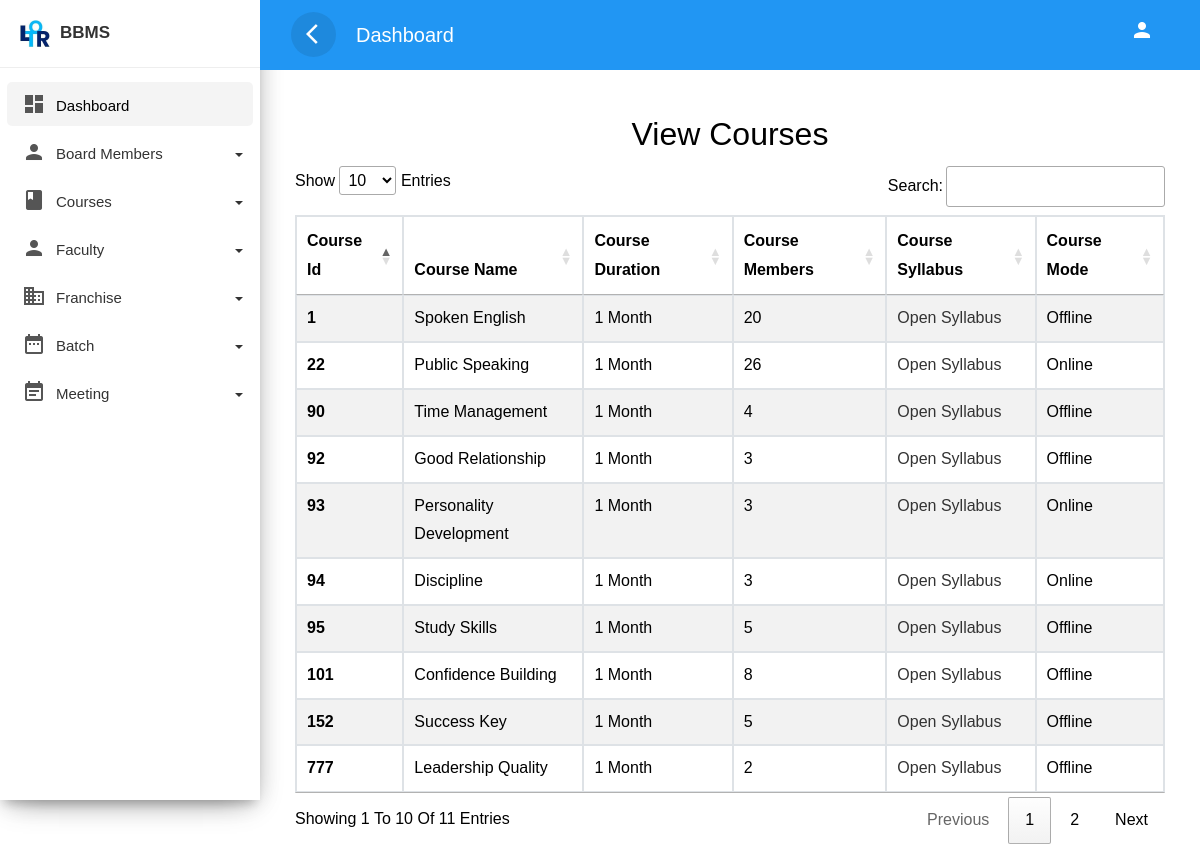
Page /ppsltor/Student/viewcourses.php on the committed database.
### tables this page shows
CREATE TABLE `course` (
  `t_id` int(11) NOT NULL,
  `t_name` varchar(255) NOT NULL,
  `t_duration` varchar(20) NOT NULL,
  `t_member` int(11) NOT NULL,
  `t_image` varchar(255) NOT NULL,
  `t_syllabus` text NOT NULL,
  `t_mode` varchar(20) NOT NULL,
  `status` int(11) DEFAULT 1
);

### ppsltor/Student/viewcourses.php (the view, shortened to what this page needs)
<!doctype html>
<html lang="en">
<head>
  <link rel="stylesheet" href="css/bootstrap.min.css">
  <link rel="stylesheet" href="css/style.css">
  <link rel="stylesheet" href="//cdn.datatables.net/1.13.6/css/jquery.dataTables.min.css">
</head>
<body>
  <div class="wrapper">
    <?php require 'sidebar.php' ?>
    <div id="content" style="background-color:white;">
      <div class="top-navbar">
        <nav class="navbar navbar-expand-lg">
          <div class="container-fluid">
            <button type="button" id="sidebarCollapse" class="d-xl-block d-lg-block d-md-mone d-none">
              <span class="material-icons">arrow_back_ios</span>
            </button>
            <a class="navbar-brand" href="#"> Dashboard </a>
            <div class="collapse navbar-collapse d-lg-block d-xl-block d-sm-none d-md-none d-none" id="navbarSupportedContent">
              <ul class="nav navbar-nav ml-auto">
                <li class="nav-item">
                  <a class="nav-link" href="#">
                    <span class="material-icons">person</span>
                  </a>
                </li>
              </ul>
            </div>
          </div>
        </nav>
      </div>
      <div class="main-content">
        <div class="container">
          <h2 class="text-center">View Courses</h2>
          <table class="table table-striped table-bordered mt-10" id="myTable">
            <thead>
              <tr>
                <th scope="col">Course Id</th>
                <th scope="col">Course Name</th>
                <th scope="col">Course Duration</th>
                <th scope="col">Course Members</th>
                <th scope="col">Course Syllabus</th>
                <th scope="col">Course Mode</th>
              </tr>
            </thead>
            <tbody>
              <?php
              require 'connection.php';
              $sql = "select * from course";
              $result = mysqli_query($con, $sql);
              if ($result) {
                while ($row = mysqli_fetch_assoc($result)) {
                  $srno = $row['t_id'];
                  $name = $row['t_name'];
                  $class = $row['t_duration'];
                  $members = $row['t_member'];
                  $syllabus = $row['t_syllabus'];
                  $mode = $row['t_mode'];
                  echo '<tr>
                <th scope="row">' . $srno . '</th>
                <td>' . $name . '</td>
                <td>' . $class . '</td>
                <td>' . $members . '</td>
                <td><a href="../admin/' . $syllabus . '" target="_blank">Open Syllabus</a></td>
                <td>' . $mode . '</td>
                </tr>';
                }
              }
              ?>
            </tbody>
          </table>
        </div>
      </div>
    </div>
  </div>
</body>
</html>

### ppsltor/Student/css/style.css (style rules this page uses)
body, html { line-height: 1.8; font-family: 'Cambria', sans-serif; color: black; text-transform:capitalize; text-rendering: optimizeLegibility !important; -webkit-font-smoothing: antialiased !important; font-weight: 400; margin:0px; padding:0px; }
h1, h2, h3, h4, h5, h6, .h1, .h2, .h3, .h4 { font-weight: 400; line-height: 1.5em; }
a { color: #333; font-weight: 400; }
button { cursor:pointer; }
ul, ol { padding: 0; margin:0px; list-style: none; }
a, a:hover, a:focus { color: #333; text-decoration: none; transition: all 0.3s; }
.material-icons { font-family: 'Material Icons'; font-weight: normal; font-style: normal; font-size: 24px; display: inline-block; line-height: 1; text-transform: none; letter-spacing: normal; word-wrap: normal; white-space: nowrap; direction: ltr; -webkit-font-smoothing: antialiased; text-rendering: optimizeLegibility; -moz-osx-font-smoothing: grayscale; font-feature-settings: 'liga'; }
.wrapper { position: relative; width:100%; overflow:auto; }
#content { position: relative; transition: all 0.3s; background-color: #EEEEEE; }
.top-navbar { position: fixed; width: calc(100% - 260px); margin-left: 0px; z-index: 1000; }
.main-content { padding:10px 20px 0px 20px; position: relative; width: 100%; margin-top: 100px; }
.navbar { background-color: #2196F3; color: #FFFFFF; }
.navbar-brand { color: #FFFFFF; }
.navbar button { background-color:transparent; border:none; }
.navbar button span { color:#fff; }
#sidebarCollapse { border-radius:50%; width:45px; height:45px; text-align:center; line-height:45px; margin-right:20px; border:none; color: #FFFFFF; background-color: rgba(0, 0, 0, 0.09); }
#sidebarCollapse span { margin: 9px; padding: 0px; }
.navbar-nav > li > a { color: #FFFFFF; }
.navbar-nav li a { position: relative; display: block; padding: 10px 15px!important; }
@media only screen and (min-width:992px) { #content { width: calc(100% - 260px); position: relative; float: right; transition: all 0.3s; background-color: #EEEEEE; } }

### rows in the picture
course: t_id "1", t_name "Spoken English", t_duration "1 Month", t_member "20", t_mode "Offline"
course: t_id "22", t_name "Public Speaking", t_duration "1 Month", t_member "26", t_mode "Online"
course: t_id "90", t_name "Time Management", t_duration "1 Month", t_member "4", t_mode "Offline"
course: t_id "92", t_name "Good Relationship", t_duration "1 Month", t_member "3", t_mode "Offline"
course: t_id "93", t_name "Personality Development", t_duration "1 Month", t_member "3", t_mode "Online"
course: t_id "94", t_name "Discipline", t_duration "1 Month", t_member "3", t_mode "Online"
course: t_id "95", t_name "Study Skills", t_duration "1 Month", t_member "5", t_mode "Offline"
course: t_id "101", t_name "Confidence Building", t_duration "1 Month", t_member "8", t_mode "Offline"
course: t_id "152", t_name "Success Key", t_duration "1 Month", t_member "5", t_mode "Offline"
course: t_id "777", t_name "Leadership Quality", t_duration "1 Month", t_member "2", t_mode "Offline"
